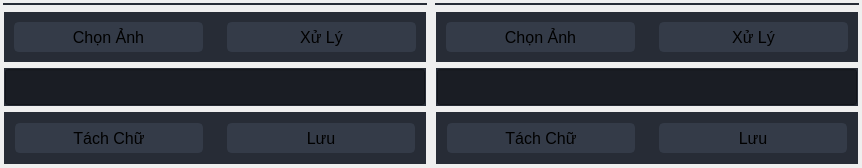
    <widget class="QWidget" name="page_home">
     <layout class="QVBoxLayout" name="verticalLayout_10">
      <property name="leftMargin">
       <number>1</number>
      </property>
      <property name="topMargin">
       <number>1</number>
      </property>
      <property name="rightMargin">
       <number>1</number>
      </property>
      <property name="bottomMargin">
       <number>1</number>
      </property>
      <item>
       <widget class="QFrame" name="frameHome_content">
        <layout class="QHBoxLayout" name="horizontalLayout_13">
         <property name="leftMargin">
          <number>1</number>
         </property>
         <property name="topMargin">
          <number>1</number>
         </property>
         <property name="rightMargin">
          <number>1</number>
         </property>
         <property name="bottomMargin">
          <number>1</number>
         </property>
         <item>
          <widget class="QFrame" name="frame_xevao">
           <layout class="QVBoxLayout" name="verticalLayout_14">
            <property name="leftMargin">
             <number>1</number>
            </property>
            <property name="topMargin">
             <number>1</number>
            </property>
            <property name="rightMargin">
             <number>1</number>
            </property>
            <property name="bottomMargin">
             <number>1</number>
            </property>
            <item>
             <widget class="QFrame" name="frame_monitor">
              <property name="sizePolicy">
               <sizepolicy hsizetype="Preferred" vsizetype="Preferred">
                <horstretch>0</horstretch>
                <verstretch>1</verstretch>
               </sizepolicy>
              </property>
              <property name="styleSheet">
               <string notr="true">background-color: rgb(39, 44, 54);</string>
              </property>
              <layout class="QVBoxLayout" name="verticalLayout_16">
               <property name="leftMargin">
                <number>1</number>
               </property>
               <property name="topMargin">
                <number>1</number>
               </property>
               <property name="rightMargin">
                <number>1</number>
               </property>
               <property name="bottomMargin">
                <number>1</number>
               </property>
              </layout>
             </widget>
            </item>
            <item>
             <widget class="QFrame" name="frame_widgets">
              <layout class="QVBoxLayout" name="verticalLayout_17">
               <property name="leftMargin">
                <number>1</number>
               </property>
               <property name="topMargin">
                <number>1</number>
               </property>
               <property name="rightMargin">
                <number>1</number>
               </property>
               <property name="bottomMargin">
                <number>1</number>
               </property>
               <item>
                <layout class="QGridLayout" name="gridLayout_3">
                 <item row="0" column="0">
                  <widget class="QFrame" name="horizontalFrame">
                   <property name="styleSheet">
                    <string notr="true">background-color: rgb(39, 44, 54);</string>
                   </property>
                   <layout class="QHBoxLayout" name="horizontalLayout_14">
                    <property name="leftMargin">
                     <number>1</number>
                    </property>
                    <property name="topMargin">
                     <number>1</number>
                    </property>
                    <property name="rightMargin">
                     <number>1</number>
                    </property>
                    <property name="bottomMargin">
                     <number>1</number>
                    </property>
                    <item>
                     <widget class="QFrame" name="verticalFrame_2">
                      <layout class="QVBoxLayout" name="verticalLayout_13">
                       <item>
                        <widget class="QPushButton" name="btnChonAnh">
                         <property name="minimumSize">
                          <size>
                           <width>150</width>
                           <height>30</height>
                          </size>
                         </property>
                         <property name="font">
                          <font>
                           <family>Segoe UI</family>
                           <pointsize>12</pointsize>
                          </font>
                         </property>
                         <property name="styleSheet">
                          <string notr="true">QPushButton {
	border: 2px solid rgb(52, 59, 72);
	border-radius: 5px;	
	background-color: rgb(52, 59, 72);
}
QPushButton:hover {
	background-color: rgb(57, 65, 80);
	border: 2px solid rgb(61, 70, 86);
}
QPushButton:pressed {	
	background-color: rgb(35, 40, 49);
	border: 2px solid rgb(43, 50, 61);
}</string>
                         </property>
                         <property name="text">
                          <string>Chọn Ảnh</string>
                         </property>
                         <property name="icon">
                          <iconset>
                           <normaloff>icons/16x16/cil-image-plus.png</normaloff>icons/16x16/cil-image-plus.png</iconset>
                         </property>
                        </widget>
                       </item>
                      </layout>
                     </widget>
                    </item>
                    <item>
                     <widget class="QFrame" name="verticalFrame">
                      <layout class="QVBoxLayout" name="verticalLayout_22">
                       <item>
                        <widget class="QPushButton" name="btnXuLy">
                         <property name="minimumSize">
                          <size>
                           <width>150</width>
                           <height>30</height>
                          </size>
                         </property>
                         <property name="font">
                          <font>
                           <family>Segoe UI</family>
                           <pointsize>12</pointsize>
                          </font>
                         </property>
                         <property name="styleSheet">
                          <string notr="true">QPushButton {
	border: 2px solid rgb(52, 59, 72);
	border-radius: 5px;	
	background-color: rgb(52, 59, 72);
}
QPushButton:hover {
	background-color: rgb(57, 65, 80);
	border: 2px solid rgb(61, 70, 86);
}
QPushButton:pressed {	
	background-color: rgb(35, 40, 49);
	border: 2px solid rgb(43, 50, 61);
}</string>
                         </property>
                         <property name="text">
                          <string>Xử Lý</string>
                         </property>
                         <property name="icon">
                          <iconset>
                           <normaloff>icons/16x16/cil-ethernet.png</normaloff>icons/16x16/cil-ethernet.png</iconset>
                         </property>
                        </widget>
                       </item>
                      </layout>
                     </widget>
                    </item>
                   </layout>
                  </widget>
                 </item>
                 <item row="1" column="0">
                  <widget class="QFrame" name="verticalFrame_3">
                   <property name="styleSheet">
                    <string notr="true">background-color: rgb(39, 44, 54);</string>
                   </property>
                   <layout class="QVBoxLayout" name="verticalLayout_24">
                    <property name="leftMargin">
                     <number>1</number>
                    </property>
                    <property name="topMargin">
                     <number>1</number>
                    </property>
                    <property name="rightMargin">
                     <number>1</number>
                    </property>
                    <property name="bottomMargin">
                     <number>1</number>
                    </property>
                    <item alignment="Qt::AlignHCenter">
                     <widget class="QLineEdit" name="txtChuSo">
                      <property name="minimumSize">
                       <size>
                        <width>420</width>
                        <height>36</height>
                       </size>
                      </property>
                      <property name="maximumSize">
                       <size>
                        <width>400</width>
                        <height>36</height>
                       </size>
                      </property>
                      <property name="font">
                       <font>
                        <family>Segoe UI</family>
                        <pointsize>16</pointsize>
                        <weight>75</weight>
                        <italic>false</italic>
                        <bold>true</bold>
                       </font>
                      </property>
                      <property name="styleSheet">
                       <string notr="true">color: rgb(254, 121, 199);
background-color: rgb(26, 29, 36);</string>
                      </property>
                     </widget>
                    </item>
                   </layout>
                  </widget>
                 </item>
                 <item row="2" column="0">
                  <widget class="QFrame" name="verticalFrame_4">
                   <property name="styleSheet">
                    <string notr="true">background-color: rgb(39, 44, 54);</string>
                   </property>
                   <layout class="QVBoxLayout" name="verticalLayout_20">
                    <property name="leftMargin">
                     <number>1</number>
                    </property>
                    <property name="topMargin">
                     <number>1</number>
                    </property>
                    <property name="rightMargin">
                     <number>1</number>
                    </property>
                    <property name="bottomMargin">
                     <number>1</number>
                    </property>
                    <item>
                     <widget class="QFrame" name="horizontalFrame_2">
                      <layout class="QHBoxLayout" name="horizontalLayout_16">
                       <property name="leftMargin">
                        <number>1</number>
                       </property>
                       <property name="topMargin">
                        <number>1</number>
                       </property>
                       <property name="rightMargin">
                        <number>1</number>
                       </property>
                       <property name="bottomMargin">
                        <number>1</number>
                       </property>
                       <item>
                        <widget class="QFrame" name="verticalFrame_5">
                         <layout class="QVBoxLayout" name="verticalLayout_23">
                          <item>
                           <widget class="QPushButton" name="btnTachChu">
                            <property name="minimumSize">
                             <size>
                              <width>150</width>
                              <height>30</height>
                             </size>
                            </property>
                            <property name="font">
                             <font>
                              <family>Segoe UI</family>
                              <pointsize>12</pointsize>
                             </font>
                            </property>
                            <property name="styleSheet">
                             <string notr="true">QPushButton {
	border: 2px solid rgb(52, 59, 72);
	border-radius: 5px;	
	background-color: rgb(52, 59, 72);
}
QPushButton:hover {
	background-color: rgb(57, 65, 80);
	border: 2px solid rgb(61, 70, 86);
}
QPushButton:pressed {	
	background-color: rgb(35, 40, 49);
	border: 2px solid rgb(43, 50, 61);
}</string>
                            </property>
                            <property name="text">
                             <string>Tách Chữ</string>
                            </property>
                            <property name="icon">
                             <iconset>
                              <normaloff>icons/16x16/cil-wrap-text.png</normaloff>icons/16x16/cil-wrap-text.png</iconset>
                            </property>
                           </widget>
                          </item>
                         </layout>
                        </widget>
                       </item>
                       <item>
                        <widget class="QFrame" name="verticalFrame_6">
                         <layout class="QVBoxLayout" name="verticalLayout_25">
                          <item>
                           <widget class="QPushButton" name="btnLuu">
                            <property name="minimumSize">
                             <size>
                              <width>150</width>
                              <height>30</height>
                             </size>
                            </property>
                            <property name="font">
                             <font>
                              <family>Segoe UI</family>
                              <pointsize>12</pointsize>
                             </font>
                            </property>
                            <property name="styleSheet">
                             <string notr="true">QPushButton {
	border: 2px solid rgb(52, 59, 72);
	border-radius: 5px;	
	background-color: rgb(52, 59, 72);
}
QPushButton:hover {
	background-color: rgb(57, 65, 80);
	border: 2px solid rgb(61, 70, 86);
}
QPushButton:pressed {	
	background-color: rgb(35, 40, 49);
	border: 2px solid rgb(43, 50, 61);
}</string>
                            </property>
                            <property name="text">
                             <string>Lưu</string>
                            </property>
                            <property name="icon">
                             <iconset>
                              <normaloff>icons/16x16/cil-folder-open.png</normaloff>icons/16x16/cil-folder-open.png</iconset>
                            </property>
                           </widget>
                          </item>
                         </layout>
                        </widget>
                       </item>
                      </layout>
                     </widget>
                    </item>
                   </layout>
                  </widget>
                 </item>
                </layout>
               </item>
              </layout>
             </widget>
            </item>
           </layout>
          </widget>
         </item>
         <item>
          <widget class="QFrame" name="frame_xera">
           <layout class="QVBoxLayout" name="verticalLayout_12">
            <property name="leftMargin">
             <number>1</number>
            </property>
            <property name="topMargin">
             <number>1</number>
            </property>
            <property name="rightMargin">
             <number>1</number>
            </property>
            <property name="bottomMargin">
             <number>1</number>
            </property>
            <item>
             <widget class="QFrame" name="frame_monitor_2">
              <property name="sizePolicy">
               <sizepolicy hsizetype="Preferred" vsizetype="Preferred">
                <horstretch>0</horstretch>
                <verstretch>1</verstretch>
               </sizepolicy>
              </property>
              <property name="styleSheet">
               <string notr="true">background-color: rgb(39, 44, 54);</string>
              </property>
              <layout class="QVBoxLayout" name="verticalLayout_30">
               <property name="leftMargin">
                <number>1</number>
               </property>
               <property name="topMargin">
                <number>1</number>
               </property>
               <property name="rightMargin">
                <number>1</number>
               </property>
               <property name="bottomMargin">
                <number>1</number>
               </property>
              </layout>
             </widget>
            </item>
            <item>
             <widget class="QFrame" name="frame_widgets_2">
              <layout class="QVBoxLayout" name="verticalLayout_18">
               <property name="leftMargin">
                <number>1</number>
               </property>
               <property name="topMargin">
                <number>1</number>
               </property>
               <property name="rightMargin">
                <number>1</number>
               </property>
               <property name="bottomMargin">
                <number>1</number>
               </property>
               <item>
                <layout class="QGridLayout" name="gridLayout_4">
                 <item row="0" column="0">
                  <widget class="QFrame" name="horizontalFrame_3">
                   <property name="styleSheet">
                    <string notr="true">background-color: rgb(39, 44, 54);</string>
                   </property>
                   <layout class="QHBoxLayout" name="horizontalLayout_15">
                    <property name="leftMargin">
                     <number>1</number>
                    </property>
                    <property name="topMargin">
                     <number>1</number>
                    </property>
                    <property name="rightMargin">
                     <number>1</number>
                    </property>
                    <property name="bottomMargin">
                     <number>1</number>
                    </property>
                    <item>
                     <widget class="QFrame" name="verticalFrame_7">
                      <layout class="QVBoxLayout" name="verticalLayout_19">
                       <item>
                        <widget class="QPushButton" name="btnChonAnh_2">
                         <property name="minimumSize">
                          <size>
                           <width>150</width>
                           <height>30</height>
                          </size>
                         </property>
                         <property name="font">
                          <font>
                           <family>Segoe UI</family>
                           <pointsize>12</pointsize>
                          </font>
                         </property>
                         <property name="styleSheet">
                          <string notr="true">QPushButton {
	border: 2px solid rgb(52, 59, 72);
	border-radius: 5px;	
	background-color: rgb(52, 59, 72);
}
QPushButton:hover {
	background-color: rgb(57, 65, 80);
	border: 2px solid rgb(61, 70, 86);
}
QPushButton:pressed {	
	background-color: rgb(35, 40, 49);
	border: 2px solid rgb(43, 50, 61);
}</string>
                         </property>
                         <property name="text">
                          <string>Chọn Ảnh</string>
                         </property>
                         <property name="icon">
                          <iconset>
                           <normaloff>icons/16x16/cil-image-plus.png</normaloff>icons/16x16/cil-image-plus.png</iconset>
                         </property>
                        </widget>
                       </item>
                      </layout>
                     </widget>
                    </item>
                    <item>
                     <widget class="QFrame" name="verticalFrame_8">
                      <layout class="QVBoxLayout" name="verticalLayout_26">
                       <item>
                        <widget class="QPushButton" name="btnXuLy_2">
                         <property name="minimumSize">
                          <size>
                           <width>150</width>
                           <height>30</height>
                          </size>
                         </property>
                         <property name="font">
                          <font>
                           <family>Segoe UI</family>
                           <pointsize>12</pointsize>
                          </font>
                         </property>
                         <property name="styleSheet">
                          <string notr="true">QPushButton {
	border: 2px solid rgb(52, 59, 72);
	border-radius: 5px;	
	background-color: rgb(52, 59, 72);
}
QPushButton:hover {
	background-color: rgb(57, 65, 80);
	border: 2px solid rgb(61, 70, 86);
}
QPushButton:pressed {	
	background-color: rgb(35, 40, 49);
	border: 2px solid rgb(43, 50, 61);
}</string>
                         </property>
                         <property name="text">
                          <string>Xử Lý</string>
                         </property>
                         <property name="icon">
                          <iconset>
                           <normaloff>icons/16x16/cil-ethernet.png</normaloff>icons/16x16/cil-ethernet.png</iconset>
                         </property>
                        </widget>
                       </item>
                      </layout>
                     </widget>
                    </item>
                   </layout>
                  </widget>
                 </item>
                 <item row="1" column="0">
                  <widget class="QFrame" name="verticalFrame_9">
                   <property name="styleSheet">
                    <string notr="true">background-color: rgb(39, 44, 54);</string>
                   </property>
                   <layout class="QVBoxLayout" name="verticalLayout_27">
                    <property name="leftMargin">
                     <number>1</number>
                    </property>
                    <property name="topMargin">
                     <number>1</number>
                    </property>
                    <property name="rightMargin">
                     <number>1</number>
                    </property>
                    <property name="bottomMargin">
                     <number>1</number>
                    </property>
                    <item alignment="Qt::AlignHCenter">
                     <widget class="QLineEdit" name="txtChuSo_2">
                      <property name="minimumSize">
                       <size>
                        <width>420</width>
                        <height>36</height>
                       </size>
                      </property>
                      <property name="maximumSize">
                       <size>
                        <width>400</width>
                        <height>36</height>
                       </size>
                      </property>
                      <property name="font">
                       <font>
                        <family>Segoe UI</family>
                        <pointsize>16</pointsize>
                        <weight>75</weight>
                        <italic>false</italic>
                        <bold>true</bold>
                       </font>
                      </property>
                      <property name="styleSheet">
                       <string notr="true">color: rgb(254, 121, 199);
background-color: rgb(26, 29, 36);</string>
                      </property>
                     </widget>
                    </item>
                   </layout>
                  </widget>
                 </item>
                 <item row="2" column="0">
                  <widget class="QFrame" name="verticalFrame_10">
                   <property name="styleSheet">
                    <string notr="true">background-color: rgb(39, 44, 54);</string>
                   </property>
                   <layout class="QVBoxLayout" name="verticalLayout_21">
                    <property name="leftMargin">
                     <number>1</number>
                    </property>
                    <property name="topMargin">
                     <number>1</number>
                    </property>
                    <property name="rightMargin">
                     <number>1</number>
                    </property>
                    <property name="bottomMargin">
                     <number>1</number>
                    </property>
                    <item>
                     <widget class="QFrame" name="horizontalFrame_4">
                      <layout class="QHBoxLayout" name="horizontalLayout_17">
                       <property name="leftMargin">
                        <number>1</number>
                       </property>
                       <property name="topMargin">
                        <number>1</number>
                       </property>
                       <property name="rightMargin">
                        <number>1</number>
                       </property>
                       <property name="bottomMargin">
                        <number>1</number>
                       </property>
                       <item>
                        <widget class="QFrame" name="verticalFrame_11">
                         <layout class="QVBoxLayout" name="verticalLayout_28">
                          <item>
                           <widget class="QPushButton" name="btnTachChu_2">
                            <property name="minimumSize">
                             <size>
                              <width>150</width>
                              <height>30</height>
                             </size>
                            </property>
                            <property name="font">
                             <font>
                              <family>Segoe UI</family>
                              <pointsize>12</pointsize>
                             </font>
                            </property>
                            <property name="styleSheet">
                             <string notr="true">QPushButton {
	border: 2px solid rgb(52, 59, 72);
	border-radius: 5px;	
	background-color: rgb(52, 59, 72);
}
QPushButton:hover {
	background-color: rgb(57, 65, 80);
	border: 2px solid rgb(61, 70, 86);
}
QPushButton:pressed {	
	background-color: rgb(35, 40, 49);
	border: 2px solid rgb(43, 50, 61);
}</string>
                            </property>
                            <property name="text">
                             <string>Tách Chữ</string>
                            </property>
                            <property name="icon">
                             <iconset>
                              <normaloff>icons/16x16/cil-wrap-text.png</normaloff>icons/16x16/cil-wrap-text.png</iconset>
                            </property>
                           </widget>
                          </item>
                         </layout>
                        </widget>
                       </item>
                       <item>
                        <widget class="QFrame" name="verticalFrame_12">
                         <layout class="QVBoxLayout" name="verticalLayout_29">
                          <item>
                           <widget class="QPushButton" name="btnLuu_2">
                            <property name="minimumSize">
                             <size>
                              <width>150</width>
                              <height>30</height>
                             </size>
                            </property>
                            <property name="font">
                             <font>
                              <family>Segoe UI</family>
                              <pointsize>12</pointsize>
                             </font>
                            </property>
                            <property name="styleSheet">
                             <string notr="true">QPushButton {
	border: 2px solid rgb(52, 59, 72);
	border-radius: 5px;	
	background-color: rgb(52, 59, 72);
}
QPushButton:hover {
	background-color: rgb(57, 65, 80);
	border: 2px solid rgb(61, 70, 86);
}
QPushButton:pressed {	
	background-color: rgb(35, 40, 49);
	border: 2px solid rgb(43, 50, 61);
}</string>
                            </property>
                            <property name="text">
                             <string>Lưu</string>
                            </property>
                            <property name="icon">
                             <iconset>
                              <normaloff>icons/16x16/cil-folder-open.png</normaloff>icons/16x16/cil-folder-open.png</iconset>
                            </property>
                           </widget>
                          </item>
                         </layout>
                        </widget>
                       </item>
                      </layout>
                     </widget>
                    </item>
                   </layout>
                  </widget>
                 </item>
                </layout>
               </item>
              </layout>
             </widget>
            </item>
           </layout>
          </widget>
         </item>
        </layout>
       </widget>
      </item>
     </layout>
    </widget>
